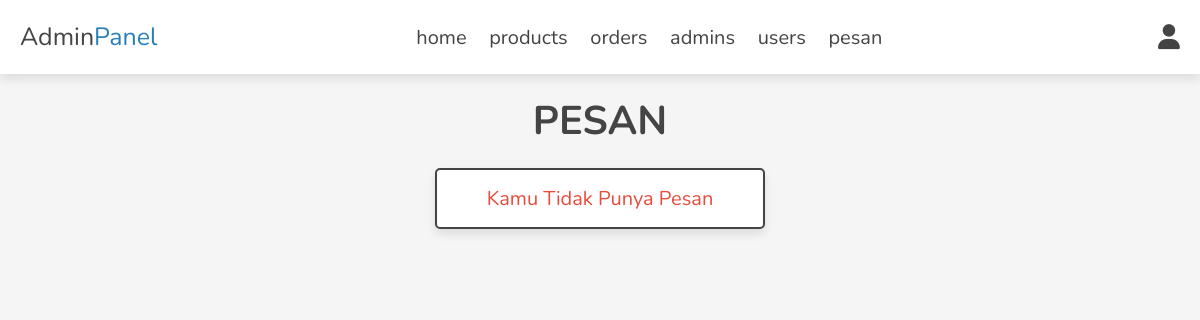
/admin/messages.php (signed in), run on an earlier commit of the app's database.
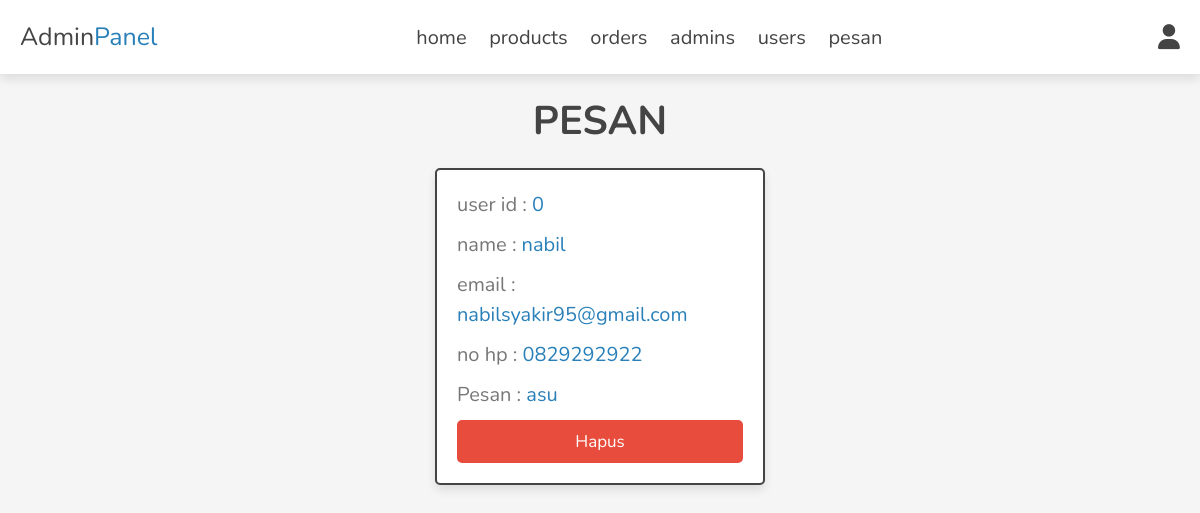
And on a later commit of the database.
### tables this page shows
CREATE TABLE `messages` (
  `id` int(100) NOT NULL,
  `user_id` int(100) NOT NULL,
  `name` varchar(100) NOT NULL,
  `email` varchar(100) NOT NULL,
  `number` varchar(12) NOT NULL,
  `message` varchar(500) NOT NULL
);

### admin/messages.php (the view, shortened to what this page needs)
<?php
include '../components/connect.php';
?>
<!DOCTYPE html>
<html lang="en">
<head>
   <link rel="stylesheet" href="https://cdnjs.cloudflare.com/ajax/libs/font-awesome/6.1.1/css/all.min.css">
   <link rel="stylesheet" href="../css/admin_style.css">
</head>
<body>
<?php include '../components/admin_header.php'; ?>
<section class="contacts">
<h1 class="heading">Pesan</h1>
<div class="box-container">
   <?php
      $select_messages = $conn->prepare("SELECT * FROM `messages`");
      $select_messages->execute();
      if($select_messages->rowCount() > 0){
         while($fetch_message = $select_messages->fetch(PDO::FETCH_ASSOC)){
   ?>
   <div class="box">
   <p> user id : <span><?= $fetch_message['user_id']; ?></span></p>
   <p> name : <span><?= $fetch_message['name']; ?></span></p>
   <p> email : <span><?= $fetch_message['email']; ?></span></p>
   <p> no hp : <span><?= $fetch_message['number']; ?></span></p>
   <p> Pesan : <span><?= $fetch_message['message']; ?></span></p>
   <a href="messages.php??delete=<?= $fetch_message['id']; ?>" onclick="return confirm('hapus pesan ini?');" class="delete-btn">Hapus</a>
   </div>
   <?php
         }
      }else{
         echo '<p class="empty">kamu tidak punya pesan</p>';
      }
   ?>
</div>
</section>
</body>
</html>

What changed in the data, as far as the page shows it:
added messages: user "0", name "nabil", email "nabilsyakir95@gmail.com", number "0829292922", message "asu"
Also different on the page:
text no longer shown: "Kamu Tidak Punya Pesan"
